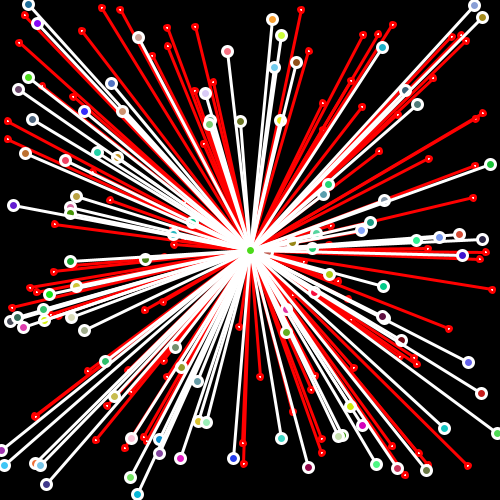
Frame 1 (no input)
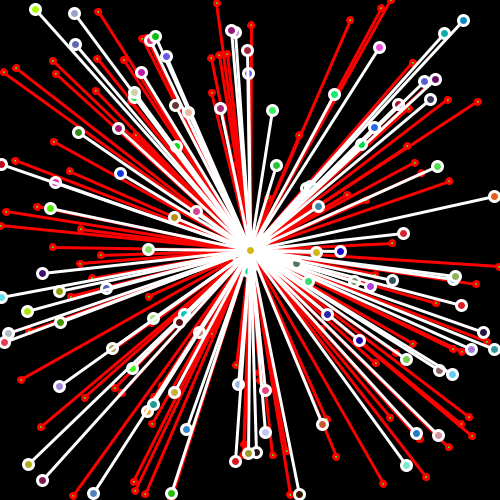
Frame 2 (the mouse pressed at the canvas centre, redrawn once)

The Processing sketch that drew these frames (run headless with seeded random() and noise(); the mouse was pressed at the canvas centre and the sketch redrawn once):

// Processing sketch: processing_63217
// ── processing_63217.pde

void setup(){ // definição dos elementos estáticos
  
  size(500,500);// define a área de composição
  noLoop();// sem movimento
  smooth();// suaviza a composição
}
   
  void draw(){// definição dos elementos em animação
    
    background(0);// cor de fundo
    noStroke();// sem stroke
   
       
  float limiteHorizontal, limiteVertical; // variável para o limite horizontal e vertical

  limiteHorizontal = 100; // limite horizontal igual a 100
  limiteVertical = 200; // limite vertical igual a 200
    
    stroke(255,0,0); // cor do stroke
    strokeWeight(3);// stroke com espessura 3
    
   
   for (int i=0; i<100; i=i+1){// função em que a composição começa em 0 até 100 e o i é igual ao i anterior mais 1 
   
    float posX_1 = width/2;// variavel em que a largura é metade da largura da área de trabalho
    float posY_1 = height/2;// variavel em que a altura é metade da altura da área de trabalho
    float posX_2= random(width);// variavel em que a largura varia na largura total da área de trabalho
    float posY_2= random(height);//variavel em que a altura varia na altura total da área de trabalho
     
    line (posX_1, posY_1, posX_2, posY_2);// coordenadas das linhas
    ellipse(posX_1,posY_1, 5,5);// coordenadas das ellipses
    ellipse(posX_2,posY_2, 5,5);// coordenadas das ellipses
   }

      
   for (int i=0; i<100; i=i+1){ // função em que a composição começa em 0 até 100 e o i é igual ao i anterior mais 1
   
   fill(255);// preenchimento dos objectos a branco
   stroke(255);// cor do stroke
     float posX_1 = width/2;// variavel em que a largura é metade da largura da área de trabalho
    float posY_1 = height/2;// variavel em que a altura é metade da altura da área de trabalho
    float posX_2= random(width);// variavel em que a largura varia na largura total da área de trabalho
    float posY_2= random(height);//variavel em que a altura varia na altura total da área de trabalho
    
    line (posX_1, posY_1, posX_2, posY_2);// coordenadas das linhas
    fill(random(255), random(255), random(255));// preenchimento dos objectos com a gama cromática do RGB
    ellipse(posX_1,posY_1, 10,10);// coordenadas das ellipses
    ellipse(posX_2,posY_2, 10,10);// coordenadas das ellipses
    
   }
   }
  
